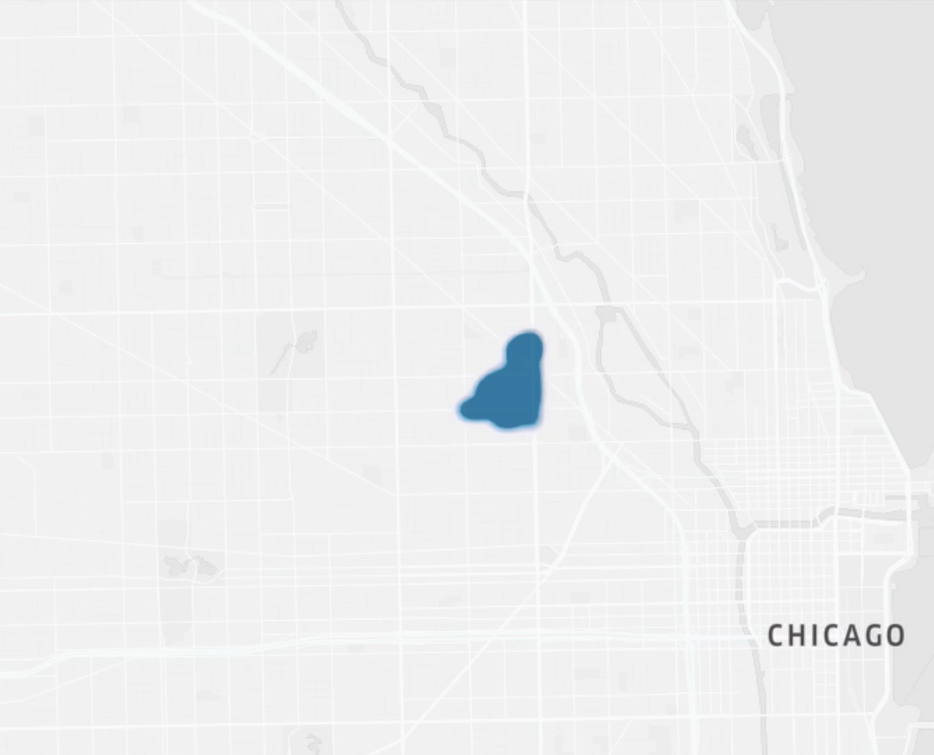
#> input picture research/2020/multi-agent-routing-value-iteration-network/latex/figs/clustered1.png, 934 x 755 px, shrunk from 1260 x 1019 before the run
$ python invert.py clustered1.png out.png
#> lines starting #> are read from the running program, lines starting #| are printed output that depends on the picture
from PIL import Image
import PIL.ImageOps
import sys

image = Image.open(sys.argv[1]).convert('RGB')

inverted_image = PIL.ImageOps.invert(image)
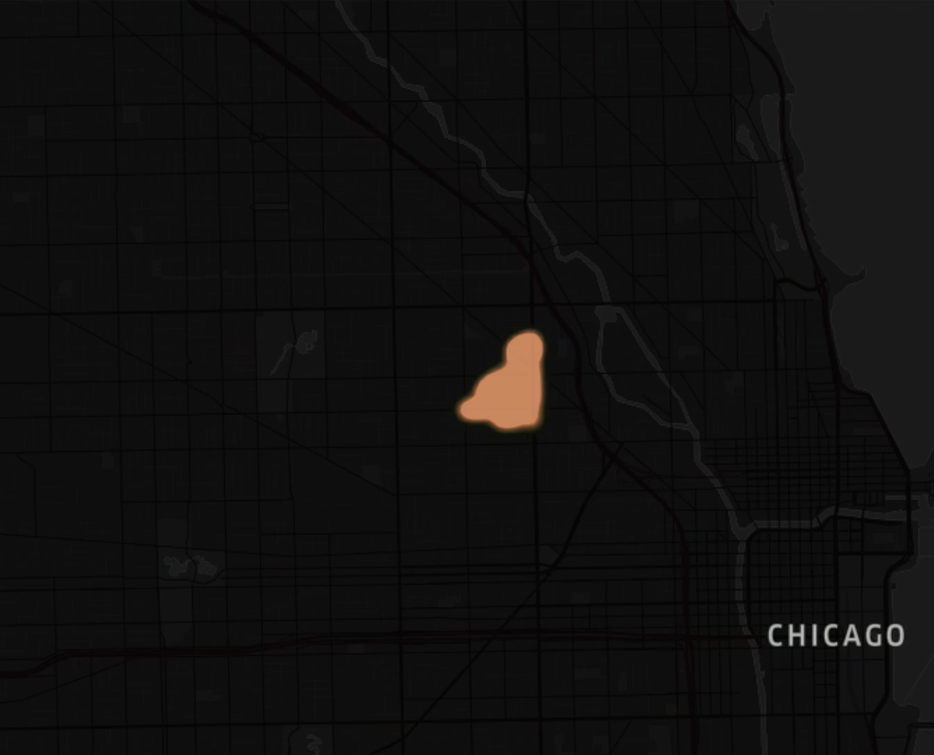
#> inverted_image: PIL image 934x755 RGB; mean R, G, B 16.5, 15.9, 15.6

inverted_image.save(sys.argv[2])

$ run again, on research/2020/multi-agent-routing-value-iteration-network/latex/figs/clustered4.png
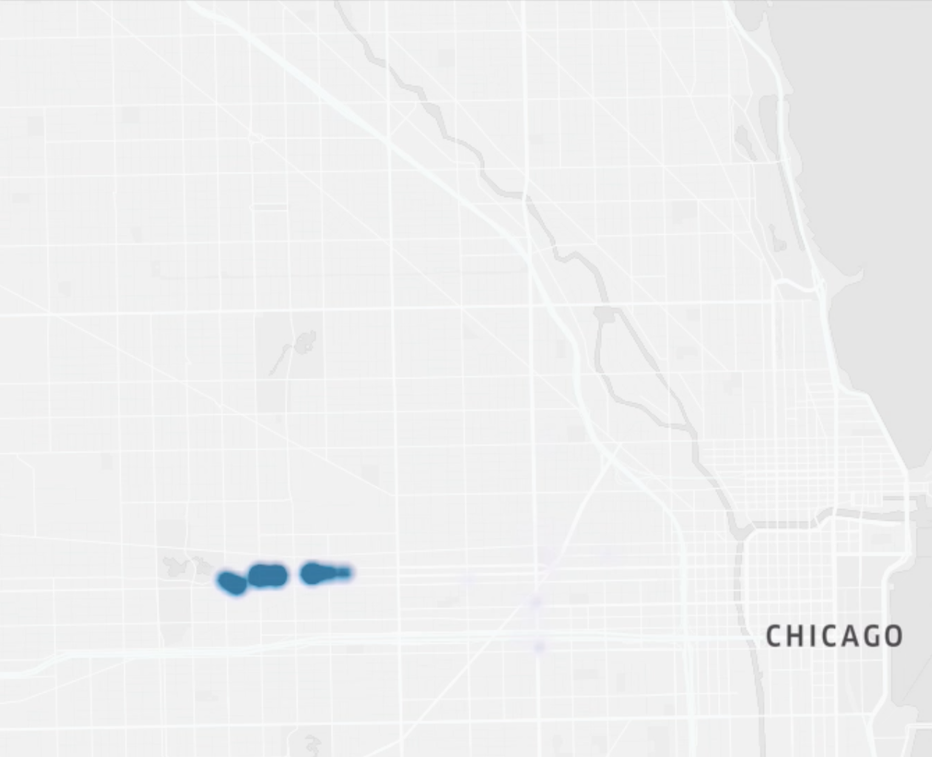
#> input picture research/2020/multi-agent-routing-value-iteration-network/latex/figs/clustered4.png, 932 x 757 px, shrunk from 1259 x 1022 before the run
#> `inverted_image = PIL.ImageOps.invert(image)`:
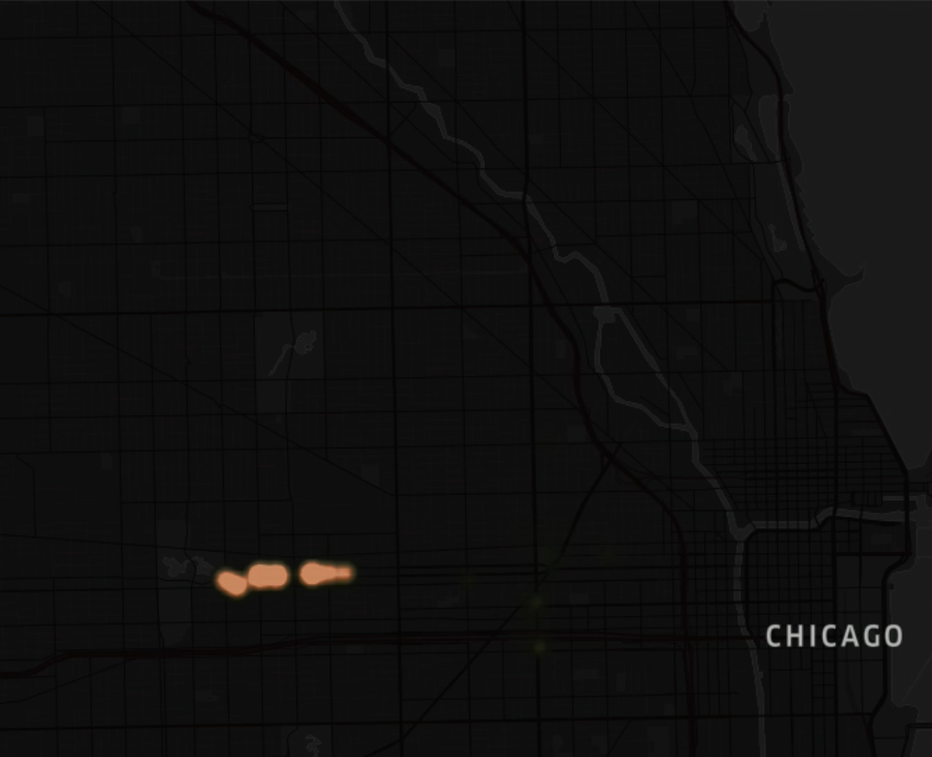
#> inverted_image: PIL image 932x757 RGB; mean R, G, B 15.8, 15.5, 15.3

$ run again, on research/2020/multi-agent-routing-value-iteration-network/latex/figs/figall.png
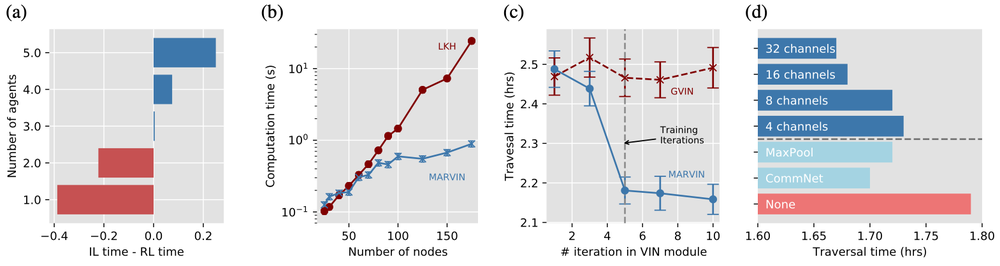
#> input picture research/2020/multi-agent-routing-value-iteration-network/latex/figs/figall.png, 1000 x 266 px, shrunk from 1569 x 418 before the run
#> `inverted_image = PIL.ImageOps.invert(image)`:
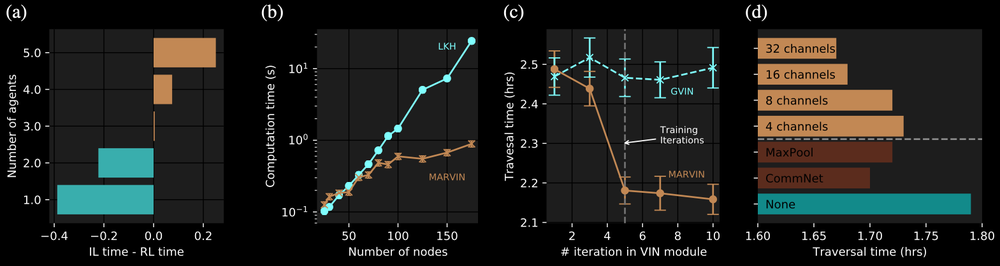
#> inverted_image: PIL image 1000x266 RGB; mean R, G, B 28.9, 29.9, 27.1
